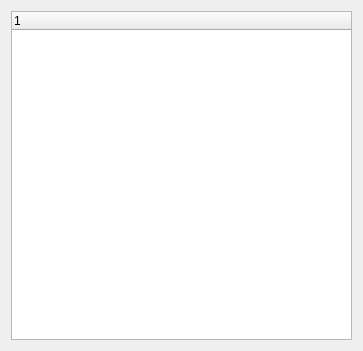
<?xml version="1.0" encoding="UTF-8"?>
<ui version="4.0">
 <class>Device_Support_Class</class>
 <widget class="QWidget" name="Device_Support_Class">
  <property name="geometry">
   <rect>
    <x>0</x>
    <y>0</y>
    <width>363</width>
    <height>351</height>
   </rect>
  </property>
  <property name="windowMySpeed" stdset="0">
   <string>Form</string>
  </property>
  <layout class="QVBoxLayout" name="verticalLayout">
   <item>
    <widget class="QTreeWidget" name="treeWidget_Device">
     <column>
      <property name="text">
       <string notr="true">1</string>
      </property>
     </column>
    </widget>
   </item>
  </layout>
 </widget>
 <resources/>
 <connections/>
</ui>
